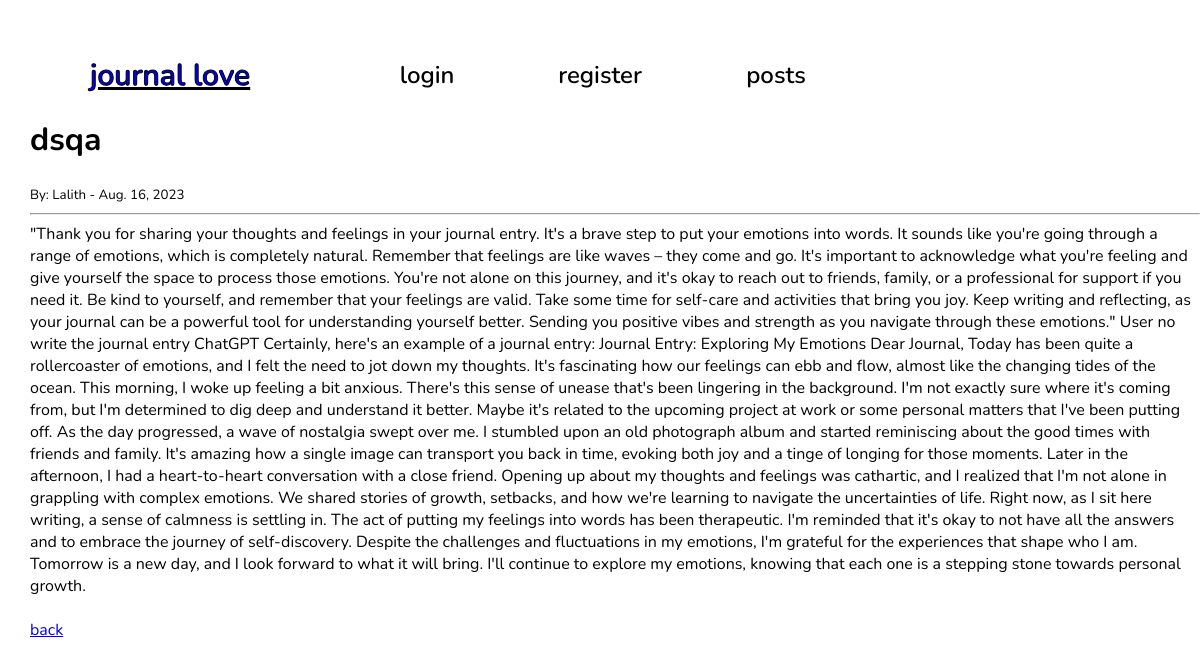
Screenshot of /article/36 with the database file from the repository.
### blog/models.py (models this page shows, shortened)
class Post(models.Model):
    title = models.CharField(max_length=255)
    author = models.ForeignKey(User, on_delete=models.CASCADE)
    body = models.TextField()
    postdate = models.DateField(auto_now_add=True)
    analysis_result = models.TextField(blank=True, null=True)

### theblog/views.py (the view)
# urls.py: path('article/<int:pk>', ArticleDetailView.as_view(), name='articles'),
class ArticleDetailView(DetailView):
    model = Post
    template_name = 'articles.html'

### blog/templates/articles.html (shortened to what this page needs)
{%  extends 'base.html' %}
{% block content %}
<br>
<div style="text-align: left; margin-left: 30px; margin-bottom:">
<h1> {{ post.title }} </h1>
<small>By: {{ post.author.first_name }} -
           {{ post.postdate }}
    </small><br/>
<hr>
{{ post.body }}
<br/><br/>
<a href = "{% url 'home' %}" class="btn btn-secondary"> back</a>
{% endblock %}

### static/global.css (style rules this page uses)
body { margin: 0; line-height: normal; }
:root { --font-nunito: Nunito; --font-size-31xl: 50px; --font-size-61xl: 80px; --color-white: #fff; --color-black: #000; --color-dimgray: rgba(98, 88, 88, 0.56); --color-blueviolet: #9747ff; --gap-3xs: 10px; --padding-mid: 17px; --padding-36xl: 55px; --padding-11xl: 30px; --padding-xl: 20px; --br-xl: 20px; --br-8xs: 5px; }

### blog/templates/base.html (style rules this page uses)
body { font-family: 'Nunito', sans-serif; }

### rows the page displays
Post: title "dsqa", author.first_name "Lalith", postdate "Aug. 16, 2023", body "\"Thank you for sharing your thoughts and feelings in your journal entry. It's a brave step to put your emotions into words. It sounds like you're going through a range of emotions, which is completely natural. Remember that feelings are like waves – they come and go. It's important to acknowledge what you're feeling and give yourself the space to process those emotions. You're not alone on this journey, and it's okay to reach out to friends, family, or a professional for support if you need it. Be kind to yourself, and remember that your feelings are valid. Take some time for self-care and activities that bring you joy. Keep writing and reflecting, as your journal can be a powerful tool for…"
